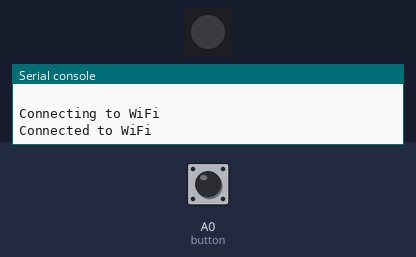
Bench run of a program on a simulated CircuitPython board. On the bench: 1 RGB LEDs in strip order, left to right, the last lines printed to the serial console. Inputs (shaded band) come from the test bench; at power-on: A0 (button) HIGH. Web requests get an empty 200 reply after 0.4 s.

Above: at 2.7 s.
2.8 s: A0 (button) pulled LOW for 0.15 s
At 2.87 s:
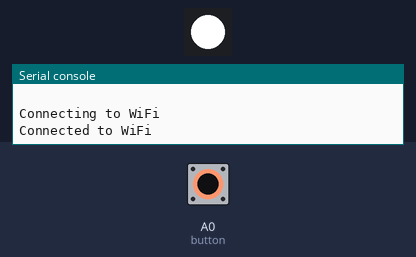
4.4 s: A0 (button) pulled LOW for 3.2 s
At 8.6 s:
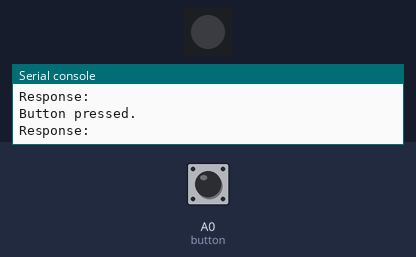
Timing chart, 0 to 10.1 s (numbered marks = the images above; inputs shaded):
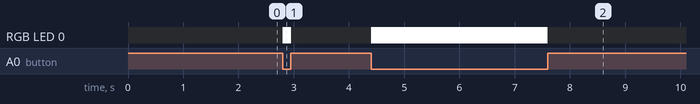

Measured:
- after the input at 2.8 s, RGB LED 0: off → RGB(255, 255, 255) at once, → off 0.15 s later
- after the input at 4.4 s, RGB LED 0: off → RGB(255, 255, 255) at once, → off 3.2 s later

The program:

code.py
```python
import rotaryio
import digitalio
import board
import neopixel
import os
import wifi
import adafruit_connection_manager
import adafruit_requests

print()
print("Connecting to WiFi")

#  connect to your SSID
wifi.radio.connect(os.getenv('CIRCUITPY_WIFI_SSID'), os.getenv('CIRCUITPY_WIFI_PASSWORD'))

#  unique to YOUR set of teacher/student devices. Make sure to update the GROUP_NAME in the .toml file, or the machines will not function properly.
group = os.getenv('GROUP_NAME')

print("Connected to WiFi")

# Initalize Wifi, Socket Pool, Request Session
pool = adafruit_connection_manager.get_radio_socketpool(wifi.radio)
ssl_context = adafruit_connection_manager.get_radio_ssl_context(wifi.radio)
requests = adafruit_requests.Session(pool, ssl_context)
rssi = wifi.radio.ap_info.rssi

# Request URL

REQUEST_URL = "https://remote-attention-getter-server.vercel.app/teacher"

# other stuff starts now

pixel = neopixel.NeoPixel(board.NEOPIXEL, 1)

button = digitalio.DigitalInOut(board.A0)
button.direction = digitalio.Direction.INPUT
button.pull = digitalio.Pull.UP

encoder = rotaryio.IncrementalEncoder(board.A2, board.A3)

button_state = None
last_position = None

while True:
    #Uncomment below block and remove name_pos declaration if LCD support is enabled.
    '''position = encoder.position
    name_pos = (position % 20) + 20 % 20;
    if last_position is None or position != last_position:
        print(name_pos)
    last_position = position'''
    name_pos = 1
    params = {"group": group, "id": str(name_pos)}

    if not button.value and button_state is None:

        pixel.fill((255, 255, 255))
        button_state = "pressed"

    if button.value and button_state == "pressed":

        pixel.fill((0, 0, 0))
        print("Button pressed.")
        with requests.get(REQUEST_URL, json=params) as response:
            print(f"Response: {response.text}")
        button_state = None
```
